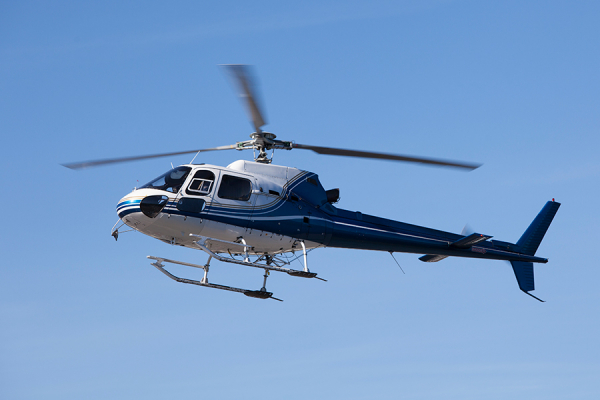
#> input picture 8OpenCVTemel_Islemler/helikopter.jpg, 600 x 400 px, given in place of the camera
$ python hsv_ile_nesne_saptama.py
#> lines starting #> are read from the running program, lines starting #| are printed output that depends on the picture; after the words box and inside, x2 and y2 are one past the last pixel; in counts of white or black regions, pixels touching at a corner belong together
import cv2
import numpy as np

cap=cv2.VideoCapture("C:\\Users\\umuty\\Desktop\\OpenCV\\test_videos\\hsv.mp4")
cap1=cv2.VideoCapture(0)

##trackbar kullanacağımız için boş bir fonksiyona ihtiyacımız var

def nothing(x):
    pass

cv2.namedWindow("trackbar")

cv2.createTrackbar("LH","trackbar",0,179,nothing) #bunun aralığı 0-179 aralığıdır
#> slider 'LH' is set to 35
cv2.createTrackbar("LS","trackbar",0,255,nothing)   #0-255
#> slider 'LS' is set to 51
cv2.createTrackbar("LV","trackbar",0,255,nothing)    #0-255
#> slider 'LV' is set to 51
cv2.createTrackbar("UH","trackbar",0,179,nothing)
#> slider 'UH' is set to 179
cv2.createTrackbar("US","trackbar",0,255,nothing)
#> slider 'US' is set to 255
cv2.createTrackbar("UV","trackbar",0,255,nothing)
#> slider 'UV' is set to 255

##burda trackbar için lower ve upper değerleri giriyoruz


while 1:
    _,frame=cap1.read()
#> frame is the input picture: shape (400, 600, 3); mean B, G, R 201.1, 155, 117.3
    frame=cv2.flip(frame,1)  ##bu webcam den alınan goruntuler icin gecerli
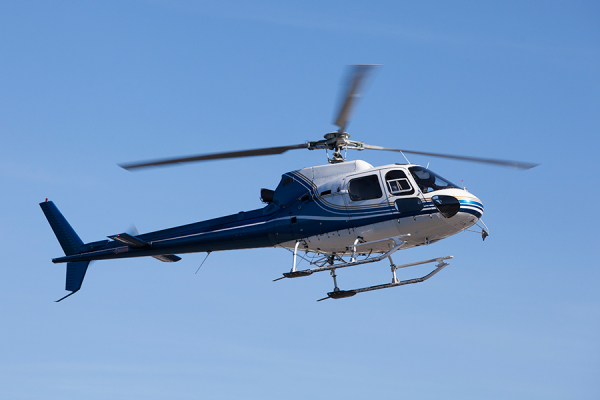
#> frame: shape (400, 600, 3); mean B, G, R 201.1, 155, 117.3
    frame=cv2.resize(frame,(640,480))
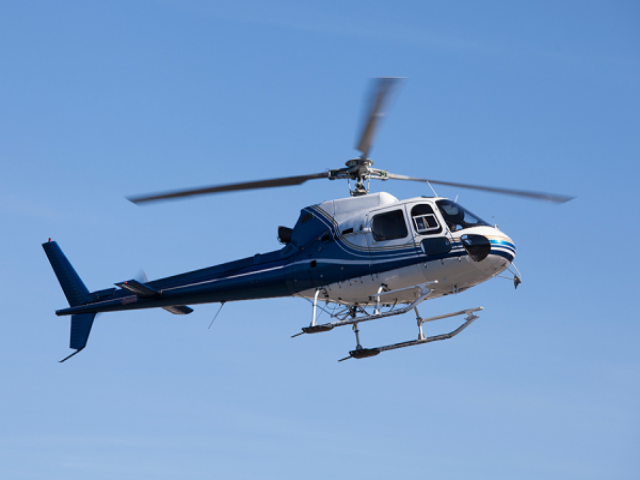
#> frame: shape (480, 640, 3); mean B, G, R 201, 154.9, 117.2
    hsv=cv2.cvtColor(frame,cv2.COLOR_BGR2HSV)  ##burda frameleri yani webcam deki goruntuleri hsv ye çeviriyoruz
#> hsv: shape (480, 640, 3); mean H, S, V 106.3, 109.8, 201.1


    ##burda yukarda tanımladığımız trackbarleri çağırmak için bir değişkene atayıp getTrackbarPos fonksiyonunu çağırıyoruz

    lh=cv2.getTrackbarPos("LH","trackbar")
    ls=cv2.getTrackbarPos("LS","trackbar")
    lv=cv2.getTrackbarPos("LV","trackbar")
    uh=cv2.getTrackbarPos("UH","trackbar")
    us=cv2.getTrackbarPos("US","trackbar")
    uv=cv2.getTrackbarPos("UV","trackbar")

    lower_color=np.array([lh,ls,lv])    ##yukarda aldığımız değerleri saklıyoruz
    upper_color=np.array([uh,us,uv])

    mask=cv2.inRange(hsv,lower_color,upper_color)  ##maske uyguluyoruz
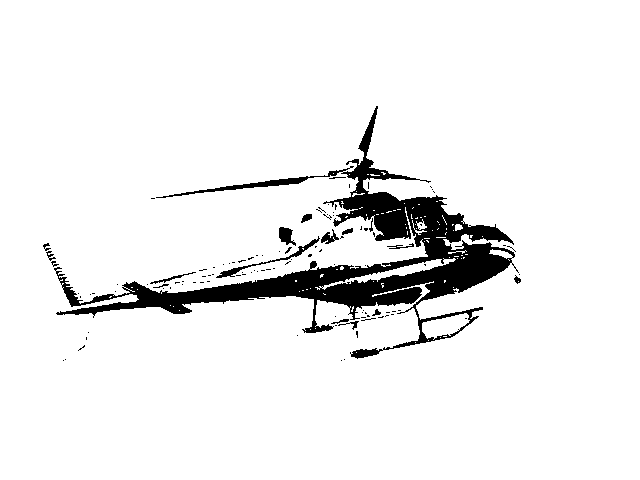
#> mask: shape (480, 640); 93.4% white; 110 black regions (93 under 20 px), largest, box (x1, y1, x2, y2) and area: (54, 106, 519, 359) 18683, (216, 236, 320, 278) 357, (279, 227, 296, 246) 194
    bitwise=cv2.bitwise_and(frame,frame,mask=mask)
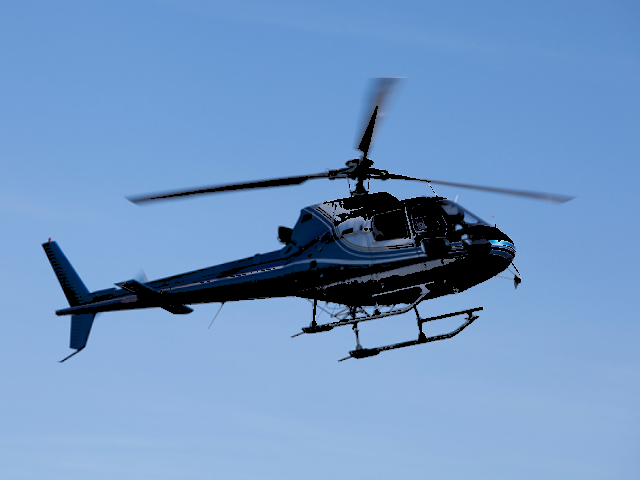
#> bitwise: shape (480, 640, 3); mean B, G, R 195.3, 149.9, 112.5

    cv2.imshow("frame",frame)
    cv2.imshow("Mask",mask)
    cv2.imshow("Bitwise",bitwise)

    if (cv2.waitKey(20) & 0xFF==ord("q")):
#> (key q is pressed here)
        break

cap.release()
cv2.destroyAllWindows()
